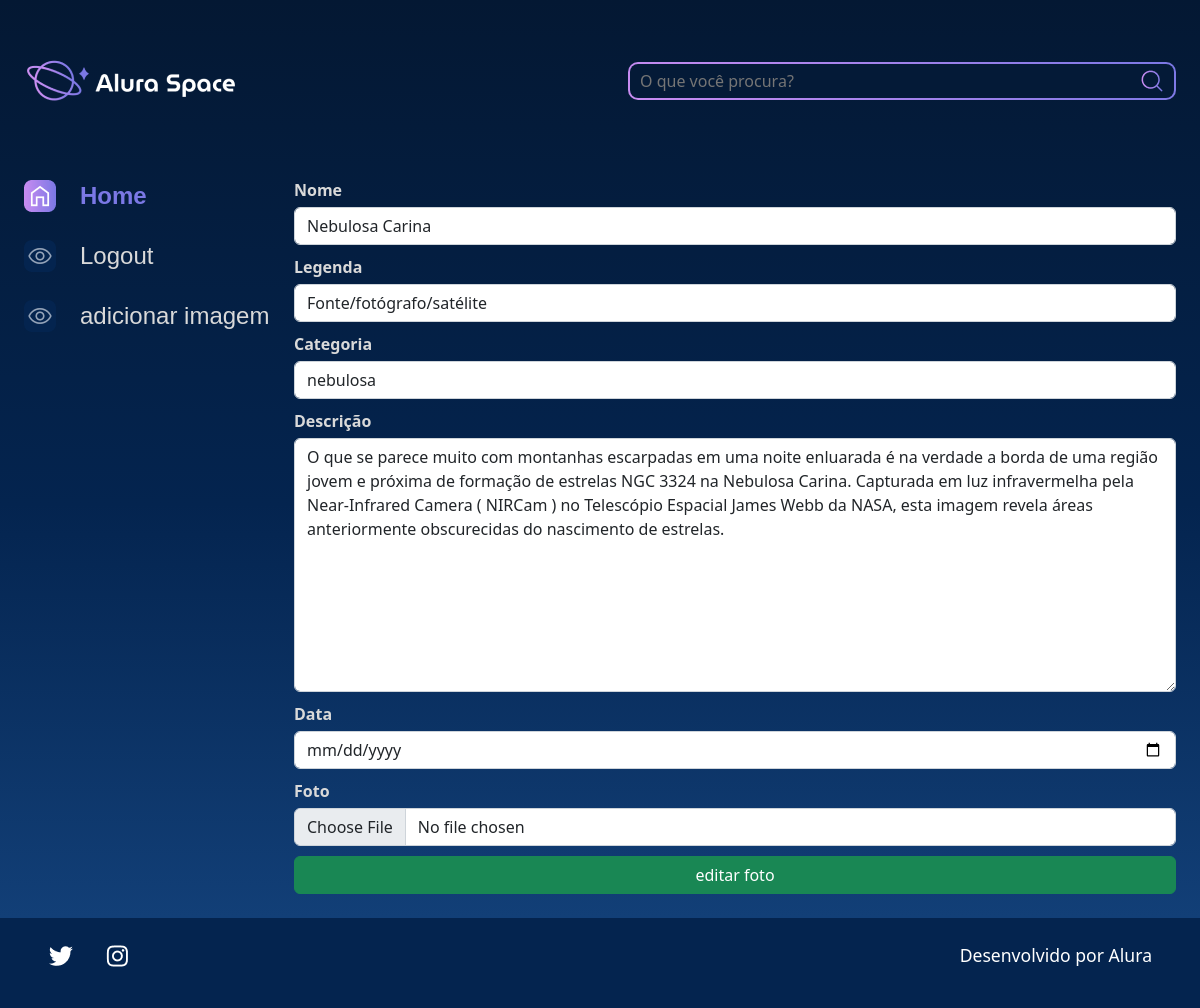
The app's page /editar/1 (signed in) with its own data.
### apps/galeria/models.py (models this page shows, shortened)
class Fotografia(models.Model):
    CATEGORIA_CHOISES = [
        ("NEBULOSA", "nebulosa"),
        ("ESTRELA", "estrela"),
        ("GALÁXIA", "galáxia"),
        ("PLANETA", "planeta"),
    ]
    nome = models.CharField(max_length=100, null=False, blank=False)
    legenda = models.CharField(max_length=200, null=False, blank=False)
    categoria = models.CharField(max_length=100, choices=CATEGORIA_CHOISES, default='')
    descricao = models.TextField(null=False, blank=False)
    data = models.DateTimeField(default=datetime.now, blank=False)
    foto = models.ImageField(upload_to='galeria/', blank=True)
    publicada = models.BooleanField(default=True)
    usuario = models.ForeignKey(
        to=User,
        on_delete=models.SET_NULL,
        null=True,
        blank=False,
        related_name="user",
    )

### apps/galeria/views.py (the view)
# urls.py: path('editar/<int:id>', views.editar_imagem, name="editar_foto"),
def editar_imagem(request, id):
    imagem = Fotografia.objects.get(id=id)
    if not request.user.is_authenticated:
        messages.error(request, "você precisa está logado para acessar o nosso site!")
        return redirect('usuarios:login')
    if request.method == "POST":
        form = FotografiaForm(request.POST,request.FILES, instance=imagem)
        if form.is_valid():
            form.save()
            messages.success(request,"foto editada com sucesso!")
            return redirect('galeria:index')
    else:
        form = FotografiaForm(instance=imagem)
    return render(request, 'galeria/editar_foto.html', {
        "form": form,
        "img_id": id,
    })

### core/templates/galeria/editar_foto.html (shortened to what this page needs)
{% extends '../shared/base.html' %}
{% load static %}
{% block style %}
    <link href="https://cdn.jsdelivr.net/npm/bootstrap@5.2.2/dist/css/bootstrap.min.css" rel="stylesheet">
{% endblock %}
{% block conteudo %}
   <form action="{% url 'galeria:editar_foto' img_id %}" method="post" enctype="multipart/form-data">
    <div class="row">
        {% for field in form.visible_fields %}
            <div class="col-12 col-lg-12" style="margin-bottom: 10px;">
                <label for="{{field.id_for_label}}" style="color:#D9D9D9; margin-bottom: 5px;"><b>{{field.label}}</b></label>
                {{field}}
            </div>
        {% endfor %}
    </div>
    <div class="col-12 text-center">
        <button class="btn btn-success col-12" style="padding: top 5px;" type="submit">editar foto</button>
    </div>
</form>
{% endblock %}

### core/static/css/style.css (style rules this page uses)
html, body, div, span, applet, object, iframe, h1, h2, h3, h4, h5, h6, p, blockquote, pre, a, abbr, acronym, address, big, cite, code, del, dfn, em, img, ins, kbd, q, s, samp, small, strike, strong, sub, sup, tt, var, b, u, i, center, dl, dt, dd, ol, ul, li, fieldset, form, label, legend, table, caption, tbody, tfoot, thead, tr, th, td, article, aside, canvas, details, embed, figure, figcaption, footer, header, hgroup, menu, nav, output, ruby, section, summary, time, mark, audio, video { margin: 0; padding: 0; border: 0; font-size: 100%; font: inherit; vertical-align: baseline; }
body { line-height: 1; font-family: 'Space Grotesk', sans-serif; min-height: 100vh; background: linear-gradient(#041833,#04244F,#154580); background-repeat: no-repeat; background-position: center; background-size: cover; }
button { background-color: transparent; border: none; }
.row { --bs-gutter-x: 1.5rem; --bs-gutter-y: 0; display: flex; flex-wrap: wrap; margin-top: calc(-1 * var(--bs-gutter-y)); margin-right: calc(-.5 * var(--bs-gutter-x)); margin-left: calc(-.5 * var(--bs-gutter-x)); }
.col-12 { flex: 0 0 auto; width: 100%; }
.btn { --bs-btn-padding-x: 0.75rem; --bs-btn-padding-y: 0.375rem; --bs-btn-font-family: ; --bs-btn-font-size: 1rem; --bs-btn-font-weight: 400; --bs-btn-line-height: 1.5; --bs-btn-color: #212529; --bs-btn-bg: transparent; --bs-btn-border-width: 1px; --bs-btn-border-color: transparent; --bs-btn-border-radius: 0.375rem; --bs-btn-hover-border-color: transparent; --bs-btn-box-shadow: inset 0 1px 0 rgba(255, 255, 255, 0.15),0 1px 1px rgba(0, 0, 0, 0.075); --bs-btn-disabled-opacity: 0.65; --bs-btn-focus-box-shadow: 0 0 0 0.25rem rgba(var(--bs-btn-focus-shadow-rgb), .5); display: inline-block; padding: var(--bs-btn-padding-y) var(--bs-btn-padding-x); font-family: var(--bs-btn-font-family); font-size: var(--bs-btn-font-size); font-weight: var(--bs-btn-font-weight); line-height: var(--bs-btn-line-height); color: var(--bs-btn-color); text-align: center; text-decoration: none; vertical-align: middle; cursor: pointer; -webkit-user-select: none; -moz-user-select: none; user-select: none; border: var(--bs-btn-border-width) solid var(--bs-btn-border-color); border-radius: var(--bs-btn-border-radius); background-color: var(--bs-btn-bg); transition: color .15s ease-in-out,background-color .15s ease-in-out,border-color .15s ease-in-out,box-shadow .15s ease-in-out; }
.btn-success { --bs-btn-color: #fff; --bs-btn-bg: #198754; --bs-btn-border-color: #198754; --bs-btn-hover-color: #fff; --bs-btn-hover-bg: #157347; --bs-btn-hover-border-color: #146c43; --bs-btn-focus-shadow-rgb: 60,153,110; --bs-btn-active-color: #fff; --bs-btn-active-bg: #146c43; --bs-btn-active-border-color: #13653f; --bs-btn-active-shadow: inset 0 3px 5px rgba(0, 0, 0, 0.125); --bs-btn-disabled-color: #fff; --bs-btn-disabled-bg: #198754; --bs-btn-disabled-border-color: #198754; }
.form-control { display: block; width: 100%; padding: 0.375rem 0.75rem; font-size: 1rem; font-weight: 400; line-height: 1.5; color: #212529; background-color: #fff; background-clip: padding-box; border: 1px solid #ced4da; -webkit-appearance: none; -moz-appearance: none; appearance: none; border-radius: 0.375rem; transition: border-color .15s ease-in-out,box-shadow .15s ease-in-out; }

### records on screen
Fotografia: visible_fields "Nebulosa Carina" "Fonte/fotógrafo/satélite" "nebulosa" "O que se parece muito com montanhas escarpadas em uma noite enluarada é na verdade a borda de uma região jovem e próxima de formação de estrelas NGC 3324 na Nebulosa Carina. Capturada em luz infravermelha pela Near-Infrared Camera ( NIRCam ) no Telescópio Espacial James Webb da NASA, esta imagem revela áreas anteriormente obscurecidas do nascimento de estrelas."

### other values on screen
{{ field.label }} "Nome" "Legenda" "Categoria" "Descrição" "Data" "Foto"
